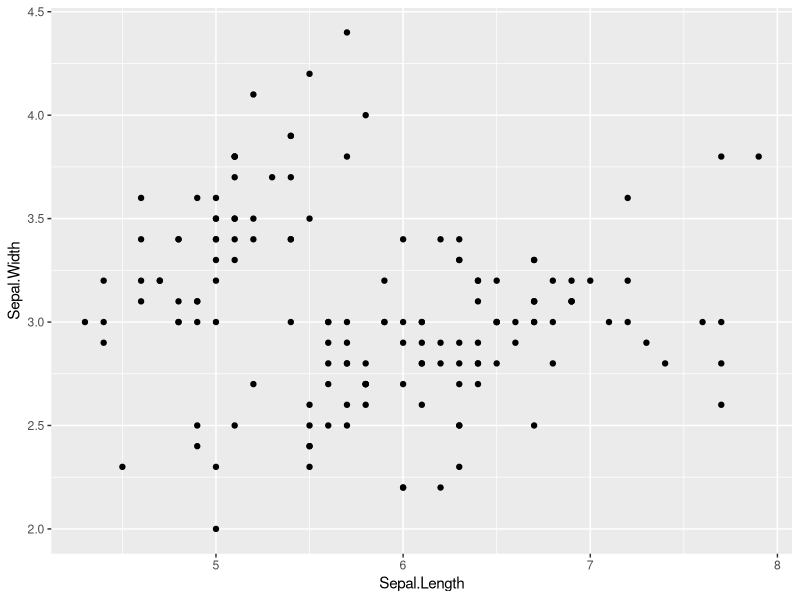
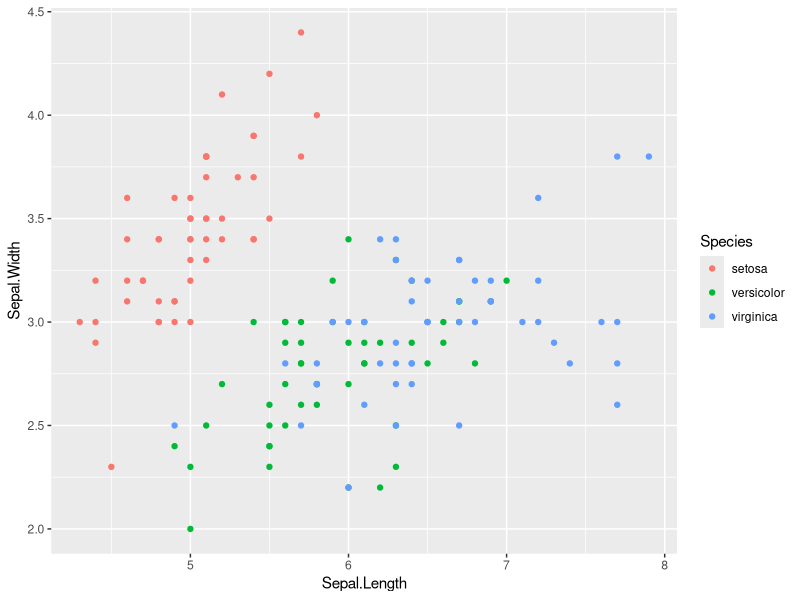
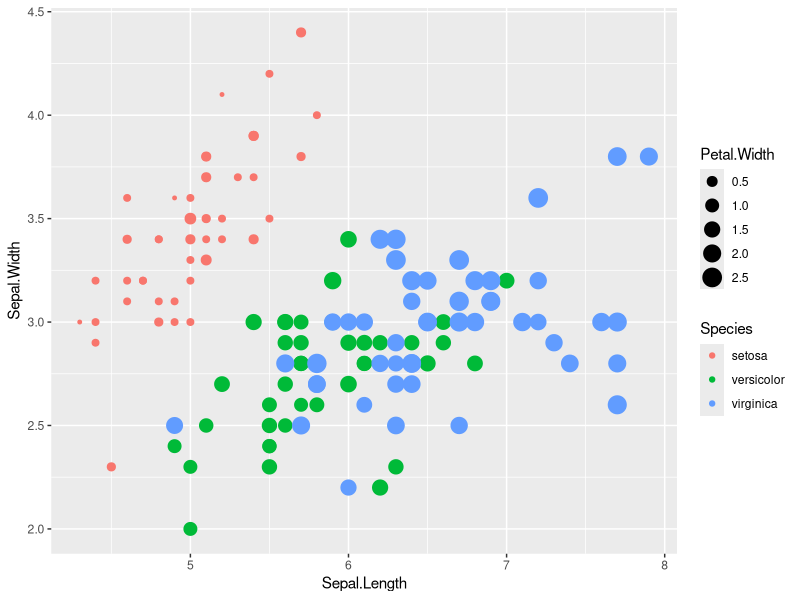
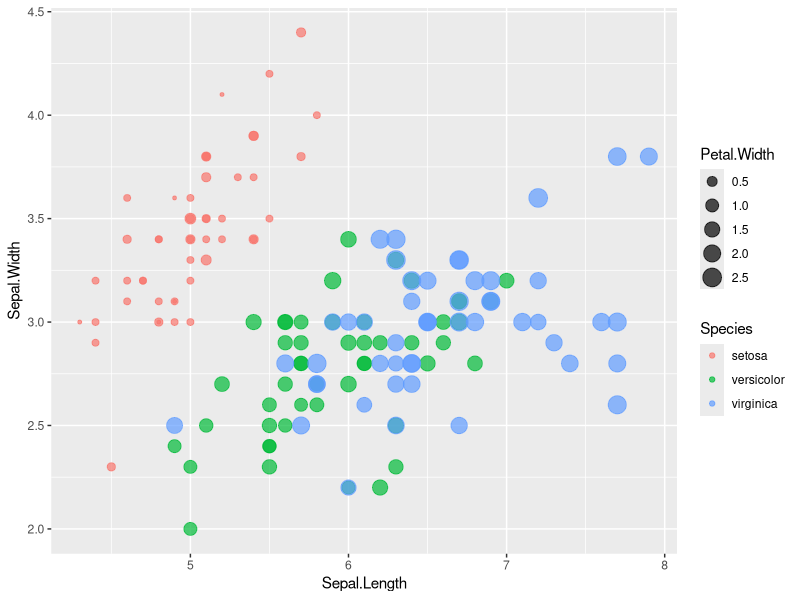

Write the R code that produced these figures, in order.
install.packages("ggplot2")
# install
library("ggplot2")
# calling library

ggplot(iris, aes(Sepal.Length, Sepal.Width))  + geom_point()
# 가로축은 sepal.length 세로축은  sepal.width

ggplot(iris, aes(Sepal.Length, Sepal.Width))  +
  geom_point(aes(colour = Species))
# 컬러 입히기(기준 : species)

ggplot(iris, aes(Sepal.Length, Sepal.Width))  + geom_point(aes(colour = Species, size=Petal.Width))
# size추가, petal.width(꽃잎의 넓이)에 따른 사이즈 차별화

ggplot(iris, aes(Sepal.Length, Sepal.Width))  + geom_point(aes(colour = Species, size=Petal.Width), alpha=I(0.7))
# 겹쳐있는 점 표현

